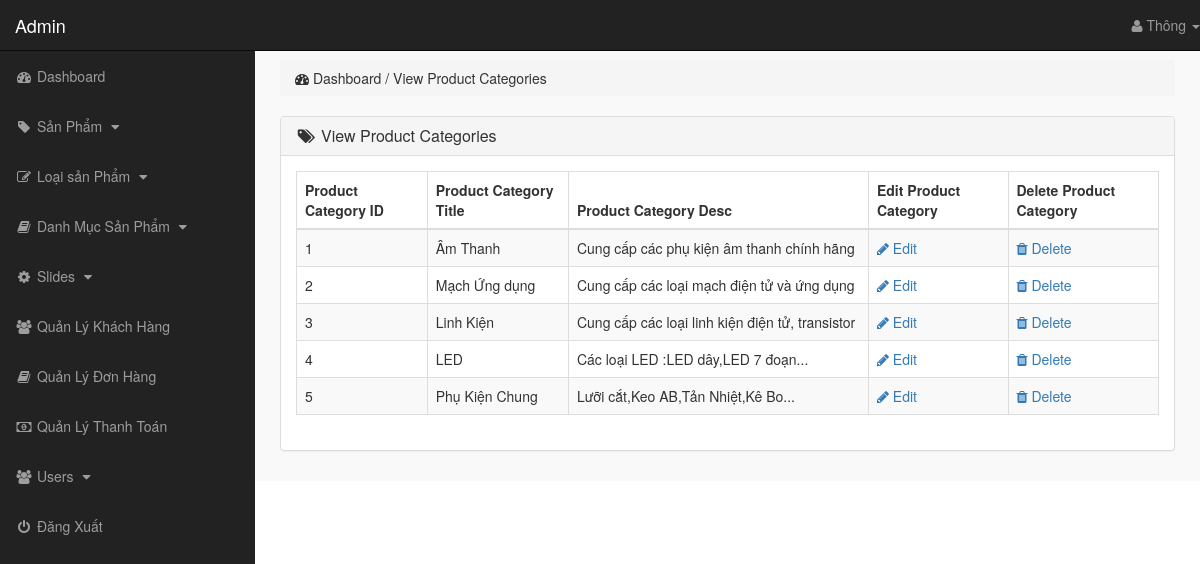
Screenshot of /admin_area/index.php?view_p_cats (signed in) with the database file from the repository.
### tables this page shows
CREATE TABLE `product_categories` (
  `p_cat_id` int(10) NOT NULL,
  `p_cat_title` text NOT NULL,
  `p_cat_desc` text NOT NULL
);

### admin_area/view_p_cats.php (the view)
<?php
    if(!isset($_SESSION['admin_email'])){
        echo "<script>window.open('login.php','_self')</script>";
    }else{
?>
<div class="row">
    <div class="col-lg-12">
        <ol class="breadcrumb">
            <li>
                <i class="fa fa-dashboard"></i> Dashboard / View Product Categories
            </li>
        </ol>
    </div>
</div>
<div class="row">
    <div class="col-lg-12">
        <div class="panel panel-default">
            <div class="panel-heading">
                <h3 class="panel-title">
                    <i class="fa fa-tags fa-fw"></i> View Product Categories
                </h3>
            </div>
            <div class="panel-body">
                <div class="table-responsive">
                    <table class="table table-hover table-striped table-bordered">
                        <thead>
                            <tr>
                                <th> Product Category ID </th>
                                <th> Product Category Title </th>
                                <th> Product Category Desc </th>
                                <th> Edit Product Category </th>
                                <th> Delete Product Category </th>
                            </tr>
                        </thead>
                        <tbody>
                            <?php
                                $i=0;
                                $get_p_cats = "select * from product_categories";
                                $run_p_cats = mysqli_query($con,$get_p_cats);
                                while($row_p_cats=mysqli_fetch_array($run_p_cats)){
                                    $p_cat_id = $row_p_cats['p_cat_id'];
                                    $p_cat_title = $row_p_cats['p_cat_title'];
                                    $p_cat_desc = $row_p_cats['p_cat_desc'];
                                    $i++;
                            ?>
                            <tr>
                                <td> <?php echo $i; ?> </td>
                                <td> <?php echo $p_cat_title; ?> </td>
                                <td width="300"> <?php echo $p_cat_desc; ?> </td>
                                <td>
                                    <a href="index.php?edit_p_cat= <?php echo $p_cat_id; ?> ">
                                        <i class="fa fa-pencil"></i> Edit
                                    </a>
                                </td>
                                <td>
                                    <a href="index.php?delete_p_cat= <?php echo $p_cat_id; ?> ">
                                        <i class="fa fa-trash"></i> Delete
                                    </a>
                                </td>
                            </tr>
                            <?php } ?>
                        </tbody>
                    </table>
                </div>
            </div>
        </div>
    </div>
</div>
<?php } ?>

### admin_area/includes/sidebar.php (shortened to what this page needs)
<?php
    if(!isset($_SESSION['admin_email'])){
        echo "<script>window.open('login.php','_self')</script>";
    }else{
?>
<nav class="navbar navbar-inverse navbar-fixed-top">
    <div class="navbar-header">
        <a href="index.php?dashboard" class="navbar-brand">Admin</a>
    </div>
    <ul class="nav navbar-right top-nav">
        <li class="dropdown">
            <a href="#" class="dropdown-toggle" data-toggle="dropdown">
                <i class="fa fa-user"></i> <?php echo $admin_name;  ?> <b class="caret"></b>
            </a>
        </li>
    </ul>
    <div class="collapse navbar-collapse navbar-ex1-collapse">
        <ul class="nav navbar-nav side-nav">
            <li>
                <a href="index.php?dashboard">
                        <i class="fa fa-fw fa-dashboard"></i> Dashboard
                </a>
            </li>
            <li>
                <a href="#" data-toggle="collapse" data-target="#products">
                        <i class="fa fa-fw fa-tag"></i> Sản Phẩm
                        <i class="fa fa-fw fa-caret-down"></i>
                </a>
            </li>
            <li>
                <a href="#" data-toggle="collapse" data-target="#p_cat">
                        <i class="fa fa-fw fa-edit"></i> Loại sản Phẩm
                        <i class="fa fa-fw fa-caret-down"></i>
                </a>
            </li>
            <li>
                <a href="#" data-toggle="collapse" data-target="#cat">
                        <i class="fa fa-fw fa-book"></i> Danh Mục Sản Phẩm
                        <i class="fa fa-fw fa-caret-down"></i>
                </a>
            </li>
            <li>
                <a href="#" data-toggle="collapse" data-target="#slides">
                        <i class="fa fa-fw fa-gear"></i> Slides
                        <i class="fa fa-fw fa-caret-down"></i>
                </a>
            </li>
            <li>
                <a href="index.php?view_customers">
                    <i class="fa fa-fw fa-users"></i> Quản Lý Khách Hàng
                </a>
            </li>
            <li>
                <a href="index.php?view_orders">
                    <i class="fa fa-fw fa-book"></i> Quản Lý Đơn Hàng
                </a>
            </li>
            <li>
                <a href="index.php?view_payments">
                    <i class="fa fa-fw fa-money"></i> Quản Lý Thanh Toán
                </a>
            </li>
            <li>
                <a href="#" data-toggle="collapse" data-target="#users">
                        <i class="fa fa-fw fa-users"></i> Users
                        <i class="fa fa-fw fa-caret-down"></i>
                </a>
            </li>
            <li>
                <a href="logout.php">
                    <i class="fa fa-fw fa-power-off"></i> Đăng Xuất
                </a>
            </li>
        </ul>
    </div>
</nav>
<?php } ?>

### admin_area/css/style.css (style rules this page uses)
body { margin-top: 100px; }
@media (min-width: 768px) { body { margin-top: 50px; } }
.top-nav { 0 15px; }
.top-nav>li { float: left; display: inline-block; }
.top-nav>li>a { color: #999999; line-height: 20px; padding-top: 15px; padding-bottom: 15px; }
@media (min-width: 768px) { .side-nav { position: fixed; top: 51px; bottom: 0; width: 255px; overflow-y: auto; overflow-x: hidden; background-color: #222222; padding-bottom: 40px; border-radius: 0; } }
@media (min-width: 768px) { .side-nav>li>a { width: 255px; } }
.panel-body { border-radius: 5px; }

### rows the page displays
product_categories: p_cat_title "Âm Thanh", p_cat_desc "Cung cấp các phụ kiện âm thanh chính hãng"
product_categories: p_cat_title "Mạch Ứng dụng", p_cat_desc "Cung cấp các loại mạch điện tử và ứng dụng"
product_categories: p_cat_title "Linh Kiện", p_cat_desc "Cung cấp các loại linh kiện điện tử, transistor"
product_categories: p_cat_title "LED", p_cat_desc "Các loại LED :LED dây,LED 7 đoạn..."
product_categories: p_cat_title "Phụ Kiện Chung", p_cat_desc "Lưỡi cắt,Keo AB,Tản Nhiệt,Kê Bo..."

### other values shown
$admin_name "Thông"
